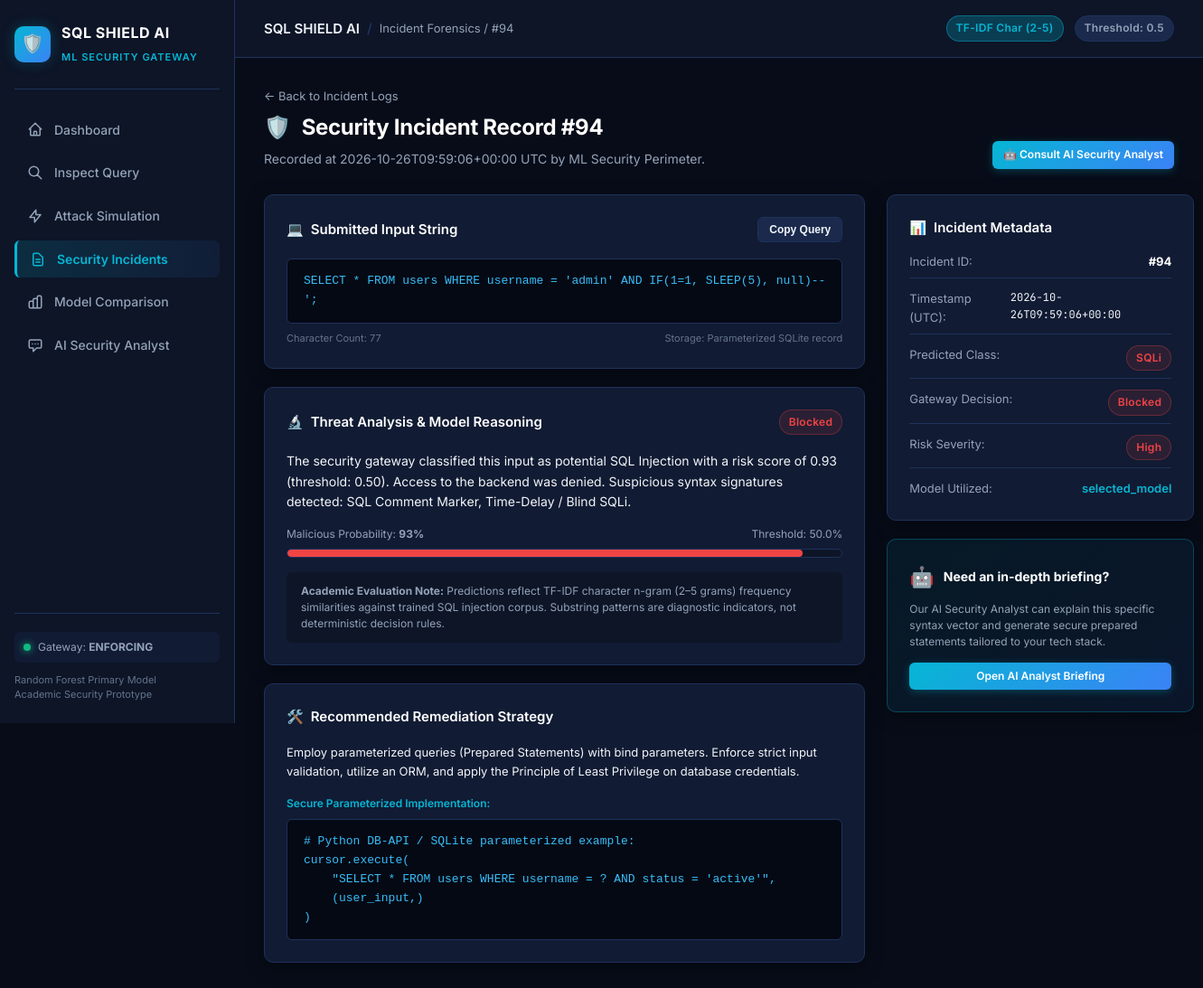
/incidents/94, run on the app's committed database.
### tables this page shows
CREATE TABLE incidents (
    id INTEGER PRIMARY KEY AUTOINCREMENT,
    timestamp TEXT NOT NULL,
    submitted_input TEXT NOT NULL,
    predicted_class TEXT NOT NULL,
    model_used TEXT NOT NULL,
    score REAL,
    action_taken TEXT NOT NULL,
    severity TEXT NOT NULL,
    explanation TEXT,
    mitigation TEXT
);

### app.py (the view)
@app.get("/incidents/<int:incident_id>")
def incident_detail_page(incident_id):
    incident = get_incident(incident_id)
    if incident is None:
        return render_template("404.html", message=f"Incident #{incident_id} was not found."), 404
    return render_template(
        "incident_detail.html",
        active="incidents",
        incident=incident,
        config=config,
    )

### database/db.py (called while the page is built)
def get_connection():
    conn = sqlite3.connect(DB_PATH)
    conn.row_factory = sqlite3.Row
    return conn

def get_incident(incident_id):
    with get_connection() as conn:
        row = conn.execute(
            "SELECT * FROM incidents WHERE id = ?", (int(incident_id),)
        ).fetchone()
        return dict(row) if row else None

### templates/incident_detail.html (shortened to what this page needs)
{% extends "base.html" %}
{% block breadcrumb %}Incident Forensics / #{{ incident.id }}{% endblock %}
{% block content %}
<div class="page-header" style="display:flex; justify-content:space-between; align-items:flex-end; flex-wrap:wrap; gap:16px;">
  <div>
    <div style="display:flex; align-items:center; gap:10px; margin-bottom:6px;">
      <a href="/incidents" style="color:var(--text-secondary); text-decoration:none; font-size:13px;">← Back to Incident Logs</a>
    </div>
    <h1 class="page-title">
      <span>🛡️</span> Security Incident Record #{{ incident.id }}
    </h1>
    <p class="page-subtitle">
      Recorded at {{ incident.timestamp }} UTC by ML Security Perimeter.
    </p>
  </div>
  <div style="display:flex; gap:10px;">
    <a href="/analyst?incident_id={{ incident.id }}" class="btn btn-primary btn-sm">
      🤖 Consult AI Security Analyst
    </a>
  </div>
</div>
<div class="grid-sidebar-layout">
  <div>
    <div class="card" style="margin-bottom: 20px;">
      <div class="card-header">
        <div class="card-title">
          <span>💻</span> Submitted Input String
        </div>
        <button class="btn btn-secondary btn-sm" onclick="copyToClipboard(document.getElementById('full-query-text').innerText, this)">
          Copy Query
        </button>
      </div>
      <div class="code-block">
        <pre><code id="full-query-text">{{ incident.submitted_input }}</code></pre>
      </div>
      <div style="display:flex; justify-content:space-between; font-size:11px; color:var(--text-muted); margin-top:8px;">
        <span>Character Count: {{ incident.submitted_input|length }}</span>
        <span>Storage: Parameterized SQLite record</span>
      </div>
    </div>
    <div class="card" style="margin-bottom: 20px;">
      <div class="card-header">
        <div class="card-title">
          <span>🔬</span> Threat Analysis & Model Reasoning
        </div>
        <span class="badge {{ 'badge-block' if incident.action_taken == 'Blocked' else 'badge-allow' }}">
          {{ incident.action_taken }}
        </span>
      </div>
      <div style="font-size:14px; line-height:1.6; color:var(--text-primary); margin-bottom:16px;">
        <p>{{ incident.explanation }}</p>
      </div>
      <div class="score-meter">
        <div class="score-meter-header">
          <span>Malicious Probability: <strong>{{ (incident.score * 100)|round|int }}%</strong></span>
          <span>Threshold: {{ config.DEFAULT_THRESHOLD * 100 }}%</span>
        </div>
        <div class="score-track">
          {% set pct = (incident.score * 100)|round|int %}
          <div class="score-fill {{ 'high' if pct >= 75 else ('medium' if pct >= 40 else 'low') }}" style="width: {{ pct }}%;"></div>
        </div>
      </div>
      <div style="background:var(--bg-secondary); padding:12px 16px; border-radius:6px; font-size:12px; color:var(--text-secondary); margin-top:14px; line-height:1.5;">
        <strong>Academic Evaluation Note:</strong> Predictions reflect TF-IDF character n-gram (2–5 grams) frequency similarities against trained SQL injection corpus. Substring patterns are diagnostic indicators, not deterministic decision rules.
      </div>
    </div>
    <div class="card">
      <div class="card-header">
        <div class="card-title">
          <span>🛠️</span> Recommended Remediation Strategy
        </div>
      </div>
      <div style="font-size:13px; line-height:1.6; color:var(--text-primary); margin-bottom:16px;">
        <p>{{ incident.mitigation }}</p>
      </div>
      <div style="margin-top:14px;">
        <span style="font-size:12px; font-weight:600; color:var(--accent-cyan); display:block; margin-bottom:8px;">
          Secure Parameterized Implementation:
        </span>
        <div class="code-block">
<pre><code># Python DB-API / SQLite parameterized example:
cursor.execute(
    "SELECT * FROM users WHERE username = ? AND status = 'active'",
    (user_input,)
)</code></pre>
        </div>
      </div>
    </div>
  </div>
  <div style="display:flex; flex-direction:column; gap:20px;">
    <div class="card">
      <div class="card-title" style="margin-bottom:16px;">
        <span>📊</span> Incident Metadata
      </div>
      <div style="display:flex; flex-direction:column; gap:12px; font-size:13px;">
        <div style="display:flex; justify-content:space-between; border-bottom:1px solid var(--border-color); padding-bottom:8px;">
          <span style="color:var(--text-secondary);">Incident ID:</span>
          <span style="font-weight:700; color:#fff;">#{{ incident.id }}</span>
        </div>
        <div style="display:flex; justify-content:space-between; border-bottom:1px solid var(--border-color); padding-bottom:8px;">
          <span style="color:var(--text-secondary);">Timestamp (UTC):</span>
          <span style="font-family:var(--font-mono); font-size:12px;">{{ incident.timestamp }}</span>
        </div>
        <div style="display:flex; justify-content:space-between; border-bottom:1px solid var(--border-color); padding-bottom:8px;">
          <span style="color:var(--text-secondary);">Predicted Class:</span>
          <span class="badge {{ 'badge-block' if incident.predicted_class == 'SQLi' else 'badge-allow' }}">
            {{ incident.predicted_class }}
          </span>
        </div>
        <div style="display:flex; justify-content:space-between; border-bottom:1px solid var(--border-color); padding-bottom:8px;">
          <span style="color:var(--text-secondary);">Gateway Decision:</span>
          <span class="badge {{ 'badge-block' if incident.action_taken == 'Blocked' else 'badge-allow' }}">
            {{ incident.action_taken }}
          </span>
        </div>
        <div style="display:flex; justify-content:space-between; border-bottom:1px solid var(--border-color); padding-bottom:8px;">
          <span style="color:var(--text-secondary);">Risk Severity:</span>
          <span class="badge {{ 'badge-block' if incident.severity == 'High' else ('badge-warn' if incident.severity == 'Medium' else 'badge-allow') }}">
            {{ incident.severity }}
          </span>
        </div>
        <div style="display:flex; justify-content:space-between;">
          <span style="color:var(--text-secondary);">Model Utilized:</span>
          <span style="color:var(--accent-cyan); font-weight:600;">{{ incident.model_used }}</span>
        </div>
      </div>
    </div>
    <div class="card" style="background: linear-gradient(135deg, rgba(6, 182, 212, 0.08), rgba(59, 130, 246, 0.08)); border-color: rgba(6, 182, 212, 0.3);">
      <div style="display:flex; align-items:center; gap:10px; margin-bottom:10px;">
        <span style="font-size:22px;">🤖</span>
        <span style="font-weight:700; color:#fff; font-size:14px;">Need an in-depth briefing?</span>
      </div>
      <p style="font-size:12px; color:var(--text-secondary); line-height:1.5; margin-bottom:14px;">
        Our AI Security Analyst can explain this specific syntax vector and generate secure prepared statements tailored to your tech stack.
      </p>
      <a href="/analyst?incident_id={{ incident.id }}" class="btn btn-primary btn-sm" style="width:100%;">
        Open AI Analyst Briefing
      </a>
    </div>
  </div>
</div>
{% endblock %}

### static/css/style.css (style rules this page uses)
:root { --bg-primary: #070c18; --bg-secondary: #0d1527; --bg-card: #111b33; --bg-card-hover: #162342; --bg-surface: #1a294c; --border-color: #1e325c; --border-light: rgba(255, 255, 255, 0.08); --text-primary: #f1f5f9; --text-secondary: #94a3b8; --text-muted: #64748b; --accent-cyan: #06b6d4; --accent-cyan-glow: rgba(6, 182, 212, 0.25); --accent-blue: #3b82f6; --accent-blue-glow: rgba(59, 130, 246, 0.25); --accent-indigo: #6366f1; --status-allow: #10b981; --status-allow-bg: rgba(16, 185, 129, 0.12); --status-allow-border: rgba(16, 185, 129, 0.3); --status-block: #ef4444; --status-block-bg: rgba(239, 68, 68, 0.12); --status-block-border: rgba(239, 68, 68, 0.3); --status-warn: #f59e0b; --status-warn-bg: rgba(245, 158, 11, 0.12); --status-warn-border: rgba(245, 158, 11, 0.3); --font-sans: 'Inter', -apple-system, BlinkMacSystemFont, 'Segoe UI', Roboto, sans-serif; --font-mono: 'JetBrains Mono', 'Fira Code', monospace; --radius-sm: 6px; --radius-md: 10px; --radius-lg: 14px; --transition: all 0.2s cubic-bezier(0.16, 1, 0.3, 1); --shadow-card: 0 4px 20px -2px rgba(0, 0, 0, 0.5); --shadow-glow: 0 0 25px rgba(6, 182, 212, 0.15); }
*, *::before, *::after { box-sizing: border-box; margin: 0; padding: 0; }
body { background-color: var(--bg-primary); color: var(--text-primary); font-family: var(--font-sans); line-height: 1.55; display: flex; min-height: 100vh; -webkit-font-smoothing: antialiased; }
.page-header { margin-bottom: 28px; }
.page-title { font-size: 24px; font-weight: 700; color: #fff; letter-spacing: -0.3px; display: flex; align-items: center; gap: 12px; }
.page-subtitle { color: var(--text-secondary); font-size: 14px; margin-top: 6px; }
.grid-sidebar-layout { display: grid; grid-template-columns: 1fr 340px; gap: 24px; margin-bottom: 24px; }
.card { background: var(--bg-card); border: 1px solid var(--border-color); border-radius: var(--radius-md); padding: 24px; box-shadow: var(--shadow-card); transition: var(--transition); position: relative; overflow: hidden; }
.card-header { display: flex; align-items: center; justify-content: space-between; margin-bottom: 18px; }
.card-title { font-size: 15px; font-weight: 600; color: #fff; display: flex; align-items: center; gap: 8px; }
.badge { display: inline-flex; align-items: center; gap: 6px; padding: 4px 10px; border-radius: 999px; font-size: 12px; font-weight: 600; letter-spacing: 0.3px; }
.badge-block { background: var(--status-block-bg); color: var(--status-block); border: 1px solid var(--status-block-border); }
.btn { display: inline-flex; align-items: center; justify-content: center; gap: 8px; padding: 10px 18px; border-radius: var(--radius-sm); font-size: 14px; font-weight: 600; cursor: pointer; border: none; transition: var(--transition); text-decoration: none; }
.btn-primary { background: linear-gradient(135deg, var(--accent-cyan), var(--accent-blue)); color: #fff; box-shadow: 0 2px 10px rgba(6, 182, 212, 0.3); }
.btn-secondary { background: var(--bg-surface); color: var(--text-primary); border: 1px solid var(--border-color); }
.btn-sm { padding: 6px 12px; font-size: 12px; }
.score-meter { margin: 16px 0; }
.score-meter-header { display: flex; justify-content: space-between; font-size: 12px; color: var(--text-secondary); margin-bottom: 6px; }
.score-track { height: 10px; background: var(--bg-secondary); border-radius: 999px; overflow: hidden; border: 1px solid var(--border-color); position: relative; }
.score-fill { height: 100%; border-radius: 999px; transition: width 0.6s cubic-bezier(0.16, 1, 0.3, 1); }
.score-fill.high { background: var(--status-block); }
.code-block { background: #050914; border: 1px solid var(--border-color); border-radius: var(--radius-sm); padding: 14px 18px; font-family: var(--font-mono); font-size: 13px; color: #e2e8f0; overflow-x: auto; line-height: 1.6; position: relative; }
.code-block code { color: #38bdf8; }

### data on the page
incidents: id "94", timestamp "2026-10-26T09:59:06+00:00", submitted_input "SELECT * FROM users WHERE username = 'admin' AND IF(1=1, SLEEP(5), null)-- ';", action_taken "Blocked", explanation "The security gateway classified this input as potential SQL Injection with a risk score of 0.93 (threshold: 0.50). Access to the backend was denied. Suspicious syntax signatures detected: SQL Comment Marker, Time-Delay / Blind SQLi.", (incident.score*100)|round|int "93", mitigation "Employ parameterized queries (Prepared Statements) with bind parameters. Enforce strict input validation, utilize an ORM, and apply the Principle of Least Privilege on database credentials.", predicted_class "SQLi", severity "High", model_used "selected_model"

### other printed values
{{ config.DEFAULT_THRESHOLD }} "0.5"
{{ incident.submitted_input|length }} "77"
{{ config.DEFAULT_THRESHOLD * 100 }} "50.0"
